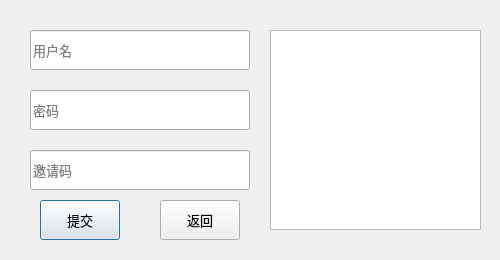
<?xml version="1.0" encoding="UTF-8"?>
<ui version="4.0">
 <class>Login</class>
 <widget class="QDialog" name="Login">
  <property name="geometry">
   <rect>
    <x>0</x>
    <y>0</y>
    <width>500</width>
    <height>260</height>
   </rect>
  </property>
  <property name="font">
   <font>
    <family>Tahoma</family>
   </font>
  </property>
  <property name="cursor">
   <cursorShape>ArrowCursor</cursorShape>
  </property>
  <property name="windowTitle">
   <string>注册</string>
  </property>
  <property name="modal">
   <bool>false</bool>
  </property>
  <widget class="QLineEdit" name="username">
   <property name="geometry">
    <rect>
     <x>30</x>
     <y>30</y>
     <width>220</width>
     <height>40</height>
    </rect>
   </property>
   <property name="font">
    <font>
     <family>Tahoma</family>
     <pointsize>10</pointsize>
    </font>
   </property>
   <property name="inputMask">
    <string/>
   </property>
   <property name="text">
    <string/>
   </property>
   <property name="readOnly">
    <bool>false</bool>
   </property>
   <property name="placeholderText">
    <string>用户名</string>
   </property>
   <property name="cursorMoveStyle">
    <enum>Qt::LogicalMoveStyle</enum>
   </property>
   <property name="clearButtonEnabled">
    <bool>false</bool>
   </property>
  </widget>
  <widget class="QLineEdit" name="password">
   <property name="geometry">
    <rect>
     <x>30</x>
     <y>90</y>
     <width>220</width>
     <height>40</height>
    </rect>
   </property>
   <property name="font">
    <font>
     <family>Tahoma</family>
     <pointsize>10</pointsize>
    </font>
   </property>
   <property name="inputMask">
    <string/>
   </property>
   <property name="text">
    <string/>
   </property>
   <property name="echoMode">
    <enum>QLineEdit::Password</enum>
   </property>
   <property name="readOnly">
    <bool>false</bool>
   </property>
   <property name="placeholderText">
    <string>密码</string>
   </property>
   <property name="cursorMoveStyle">
    <enum>Qt::LogicalMoveStyle</enum>
   </property>
   <property name="clearButtonEnabled">
    <bool>false</bool>
   </property>
  </widget>
  <widget class="QPushButton" name="RegisterButton">
   <property name="enabled">
    <bool>true</bool>
   </property>
   <property name="geometry">
    <rect>
     <x>40</x>
     <y>200</y>
     <width>80</width>
     <height>40</height>
    </rect>
   </property>
   <property name="font">
    <font>
     <family>Tahoma</family>
     <pointsize>10</pointsize>
    </font>
   </property>
   <property name="acceptDrops">
    <bool>false</bool>
   </property>
   <property name="text">
    <string>提交</string>
   </property>
   <property name="checkable">
    <bool>false</bool>
   </property>
  </widget>
  <widget class="QLineEdit" name="invitationcode">
   <property name="geometry">
    <rect>
     <x>30</x>
     <y>150</y>
     <width>220</width>
     <height>40</height>
    </rect>
   </property>
   <property name="font">
    <font>
     <family>Tahoma</family>
     <pointsize>10</pointsize>
    </font>
   </property>
   <property name="inputMask">
    <string/>
   </property>
   <property name="text">
    <string/>
   </property>
   <property name="echoMode">
    <enum>QLineEdit::Normal</enum>
   </property>
   <property name="readOnly">
    <bool>false</bool>
   </property>
   <property name="placeholderText">
    <string>邀请码</string>
   </property>
   <property name="cursorMoveStyle">
    <enum>Qt::LogicalMoveStyle</enum>
   </property>
   <property name="clearButtonEnabled">
    <bool>false</bool>
   </property>
  </widget>
  <widget class="QTextBrowser" name="textBrowser">
   <property name="geometry">
    <rect>
     <x>270</x>
     <y>30</y>
     <width>211</width>
     <height>200</height>
    </rect>
   </property>
  </widget>
  <widget class="QPushButton" name="BackButton">
   <property name="geometry">
    <rect>
     <x>160</x>
     <y>200</y>
     <width>80</width>
     <height>40</height>
    </rect>
   </property>
   <property name="font">
    <font>
     <family>Tahoma</family>
     <pointsize>10</pointsize>
    </font>
   </property>
   <property name="text">
    <string>返回</string>
   </property>
  </widget>
 </widget>
 <tabstops>
  <tabstop>username</tabstop>
  <tabstop>password</tabstop>
  <tabstop>invitationcode</tabstop>
  <tabstop>RegisterButton</tabstop>
  <tabstop>BackButton</tabstop>
  <tabstop>textBrowser</tabstop>
 </tabstops>
 <resources/>
 <connections/>
</ui>
